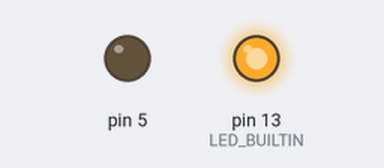
This sketch was run on a simulated Arduino Uno, built with avr-gcc and run on an emulated ATmega328P. Parts: output pins drawn as LEDs (lit = HIGH).

Above: at 2.5 s.
At 7.5 s:
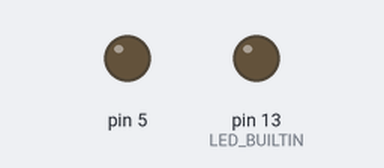
Timing chart, 0 to 13.0 s (numbered marks = the images above):
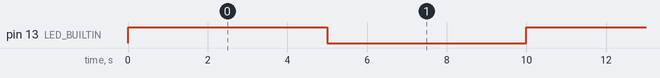

Measured:
- by itself, pin 13 (LED_BUILTIN): alternates HIGH for 5.0 s and LOW for 5.0 s

The sketch:

BlinkingLED.ino
```cpp
// the setup function runs once when you press reset or power the board
void setup() {
  // initialize digital pin LED_BUILTIN as an output.
  pinMode(LED_BUILTIN, OUTPUT);
  pinMode(5, OUTPUT);
}
// the loop function runs over and over again forever
void loop() {
  digitalWrite(LED_BUILTIN, HIGH);   // turn the LED on (HIGH is the voltage level)
  digitalWrite(2, HIGH);
  delay(5000);                       // wait for a second
  digitalWrite(LED_BUILTIN, LOW);    // turn the LED off by making the voltage LOW
  digitalWrite(2, LOW);
  delay(5000);                       // wait for a second
}
```
